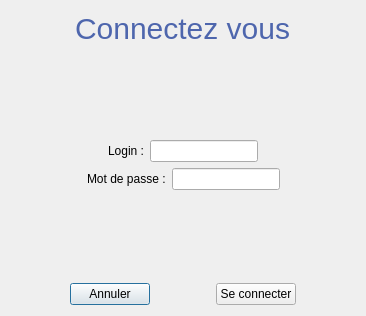
<?xml version="1.0" encoding="UTF-8"?>
<ui version="4.0">
 <class>DialogConnexion</class>
 <widget class="QDialog" name="DialogConnexion">
  <property name="geometry">
   <rect>
    <x>0</x>
    <y>0</y>
    <width>366</width>
    <height>316</height>
   </rect>
  </property>
  <property name="windowTitle">
   <string>Dialog</string>
  </property>
  <layout class="QVBoxLayout" name="verticalLayout">
   <item>
    <layout class="QHBoxLayout" name="horizontalLayout_4">
     <item>
      <spacer name="horizontalSpacer_9">
       <property name="orientation">
        <enum>Qt::Horizontal</enum>
       </property>
       <property name="sizeHint" stdset="0">
        <size>
         <width>40</width>
         <height>20</height>
        </size>
       </property>
      </spacer>
     </item>
     <item>
      <widget class="QLabel" name="label_3">
       <property name="styleSheet">
        <string notr="true">font-size : 30px; color : #4e66ad;</string>
       </property>
       <property name="text">
        <string>Connectez vous</string>
       </property>
      </widget>
     </item>
     <item>
      <spacer name="horizontalSpacer_8">
       <property name="orientation">
        <enum>Qt::Horizontal</enum>
       </property>
       <property name="sizeHint" stdset="0">
        <size>
         <width>40</width>
         <height>20</height>
        </size>
       </property>
      </spacer>
     </item>
    </layout>
   </item>
   <item>
    <spacer name="verticalSpacer">
     <property name="orientation">
      <enum>Qt::Vertical</enum>
     </property>
     <property name="sizeHint" stdset="0">
      <size>
       <width>20</width>
       <height>40</height>
      </size>
     </property>
    </spacer>
   </item>
   <item>
    <layout class="QHBoxLayout" name="horizontalLayout_2">
     <item>
      <spacer name="horizontalSpacer_3">
       <property name="orientation">
        <enum>Qt::Horizontal</enum>
       </property>
       <property name="sizeHint" stdset="0">
        <size>
         <width>40</width>
         <height>20</height>
        </size>
       </property>
      </spacer>
     </item>
     <item>
      <widget class="QLabel" name="label">
       <property name="text">
        <string>Login :</string>
       </property>
      </widget>
     </item>
     <item>
      <widget class="QLineEdit" name="lineEditLogin"/>
     </item>
     <item>
      <spacer name="horizontalSpacer_4">
       <property name="orientation">
        <enum>Qt::Horizontal</enum>
       </property>
       <property name="sizeHint" stdset="0">
        <size>
         <width>40</width>
         <height>20</height>
        </size>
       </property>
      </spacer>
     </item>
    </layout>
   </item>
   <item>
    <layout class="QHBoxLayout" name="horizontalLayout">
     <item>
      <spacer name="horizontalSpacer_2">
       <property name="orientation">
        <enum>Qt::Horizontal</enum>
       </property>
       <property name="sizeHint" stdset="0">
        <size>
         <width>40</width>
         <height>20</height>
        </size>
       </property>
      </spacer>
     </item>
     <item>
      <widget class="QLabel" name="label_2">
       <property name="text">
        <string>Mot de passe :</string>
       </property>
      </widget>
     </item>
     <item>
      <widget class="QLineEdit" name="lineEditMdp">
       <property name="toolTipDuration">
        <number>-8</number>
       </property>
       <property name="echoMode">
        <enum>QLineEdit::Password</enum>
       </property>
      </widget>
     </item>
     <item>
      <spacer name="horizontalSpacer">
       <property name="orientation">
        <enum>Qt::Horizontal</enum>
       </property>
       <property name="sizeHint" stdset="0">
        <size>
         <width>40</width>
         <height>20</height>
        </size>
       </property>
      </spacer>
     </item>
    </layout>
   </item>
   <item>
    <spacer name="verticalSpacer_2">
     <property name="orientation">
      <enum>Qt::Vertical</enum>
     </property>
     <property name="sizeHint" stdset="0">
      <size>
       <width>20</width>
       <height>40</height>
      </size>
     </property>
    </spacer>
   </item>
   <item>
    <layout class="QHBoxLayout" name="horizontalLayout_3">
     <item>
      <spacer name="horizontalSpacer_5">
       <property name="orientation">
        <enum>Qt::Horizontal</enum>
       </property>
       <property name="sizeHint" stdset="0">
        <size>
         <width>40</width>
         <height>20</height>
        </size>
       </property>
      </spacer>
     </item>
     <item>
      <widget class="QPushButton" name="pushButtonAnnuler">
       <property name="text">
        <string>Annuler</string>
       </property>
      </widget>
     </item>
     <item>
      <spacer name="horizontalSpacer_6">
       <property name="orientation">
        <enum>Qt::Horizontal</enum>
       </property>
       <property name="sizeHint" stdset="0">
        <size>
         <width>40</width>
         <height>20</height>
        </size>
       </property>
      </spacer>
     </item>
     <item>
      <widget class="QPushButton" name="pushButtonSeConnecter">
       <property name="text">
        <string>Se connecter</string>
       </property>
      </widget>
     </item>
     <item>
      <spacer name="horizontalSpacer_7">
       <property name="orientation">
        <enum>Qt::Horizontal</enum>
       </property>
       <property name="sizeHint" stdset="0">
        <size>
         <width>40</width>
         <height>20</height>
        </size>
       </property>
      </spacer>
     </item>
    </layout>
   </item>
  </layout>
 </widget>
 <resources/>
 <connections/>
</ui>
